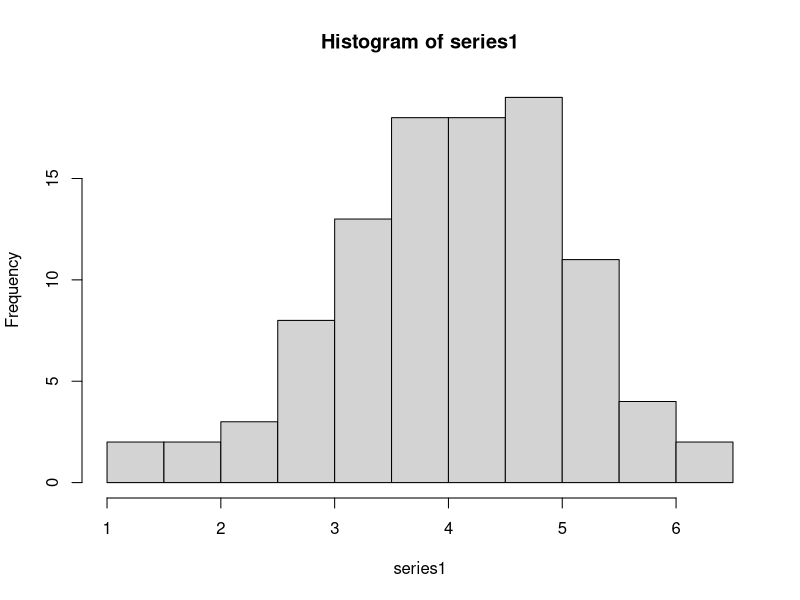
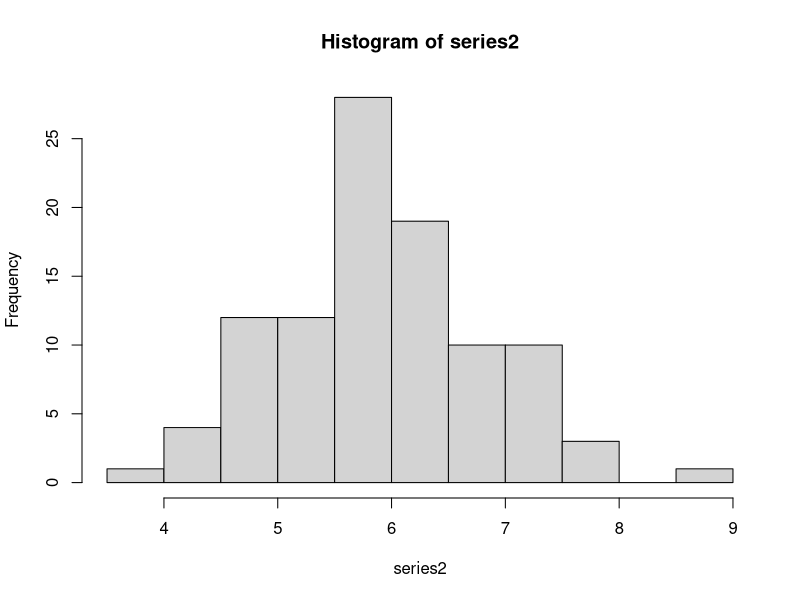
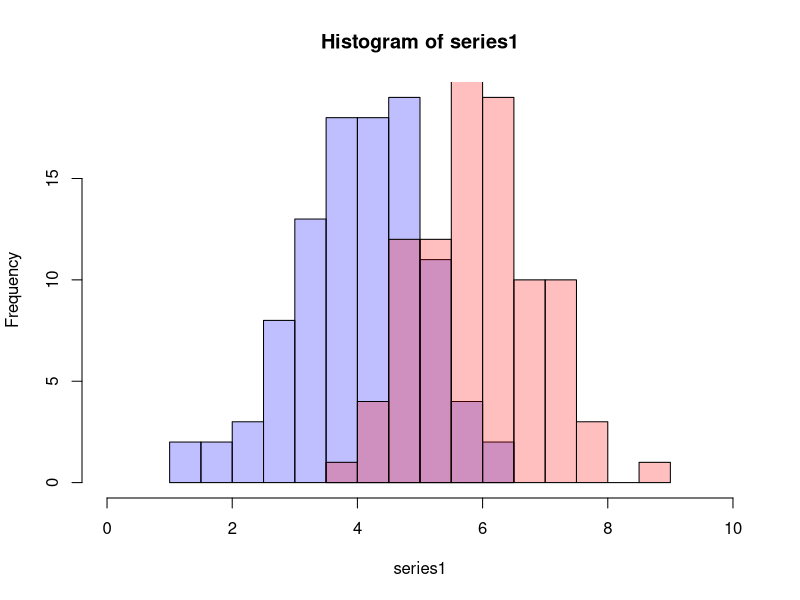
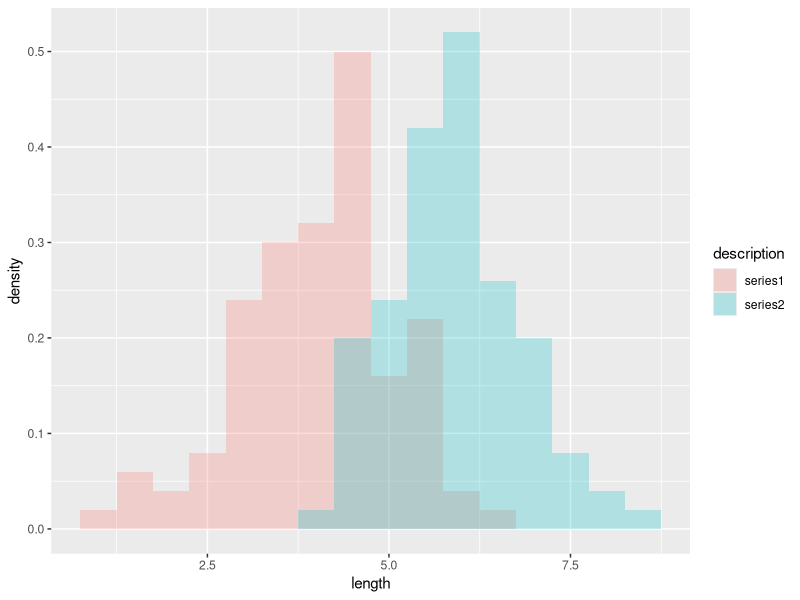
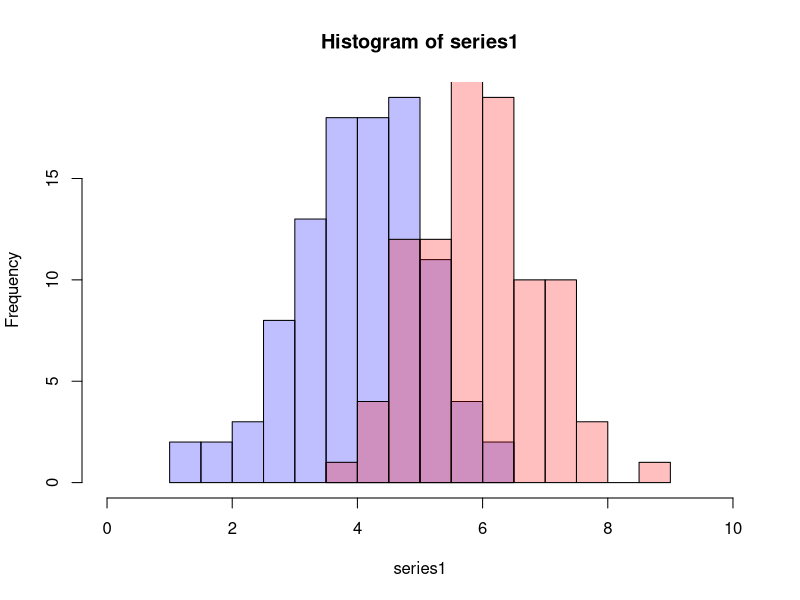
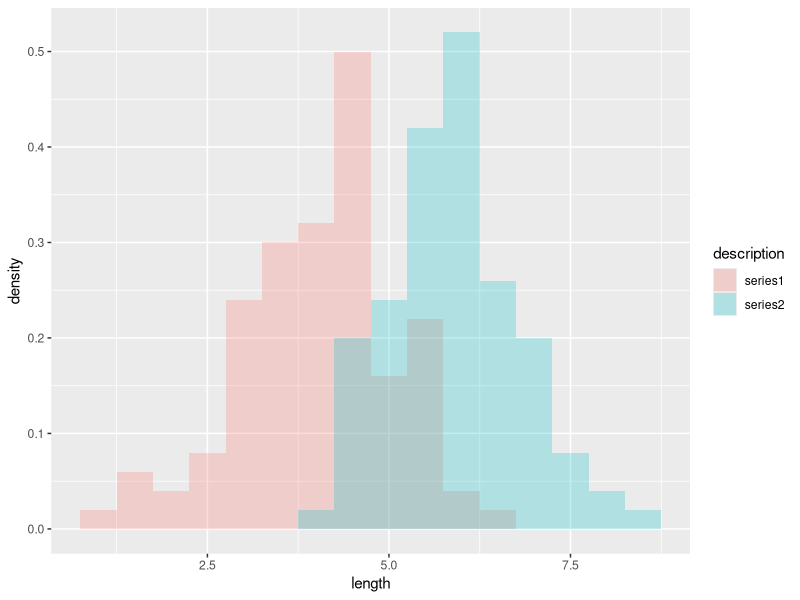

Generate these figures, in order, with R:
library(ggplot2)
library(gridExtra)


DemonstratePlotTwoHistogramsOverEachOtherUsingPlot <- function() {
  # Using plot
  # Adapted from http://stackoverflow.com/questions/3541713/how-to-plot-two-histograms-together-in-r
  set.seed(42)
  series1 <- rnorm(n = 100, mean = 4, sd = 1)
  series2 <- rnorm(n = 100, mean = 6, sd = 1)
  p1 <- hist(series1)
  p2 <- hist(series2)
  
  
  plot( p1, col=rgb(0,0,1,1/4), xlim=c(0,10))
  plot( p2, col=rgb(1,0,0,1/4), xlim=c(0,10), add=T)
  
  png(filename="~/PlotTwoHistogramsOverEachOther1.png")
  plot( p1, col=rgb(0,0,1,1/4), xlim=c(0,10))
  plot( p2, col=rgb(1,0,0,1/4), xlim=c(0,10), add=T)
  dev.off()
}

DemonstratePlotTwoHistogramsOverEachOtherUsingGgplot <- function() {

  set.seed(42)
  series1 <- rnorm(n = 100, mean = 4, sd = 1)
  series2 <- rnorm(n = 100, mean = 6, sd = 1)
  data1 <- data.frame(length = series1)
  data2 <- data.frame(length = series2)
  
  data1$description <- 'series1'
  data2$description <- 'series2'
  
  data <- rbind(data1,data2)
  
  myplot <- ggplot(
    data, 
    aes(length, fill = description)) + geom_histogram(alpha = 0.25,aes(y = ..density..), 
    position = 'identity', 
    binwidth = 0.5
  )
  grid.arrange(myplot)
  ggsave("~/PlotTwoHistogramsOverEachOther2.png")
}

DemonstratePlotTwoHistogramsOverEachOtherUsingPlot()
DemonstratePlotTwoHistogramsOverEachOtherUsingGgplot()